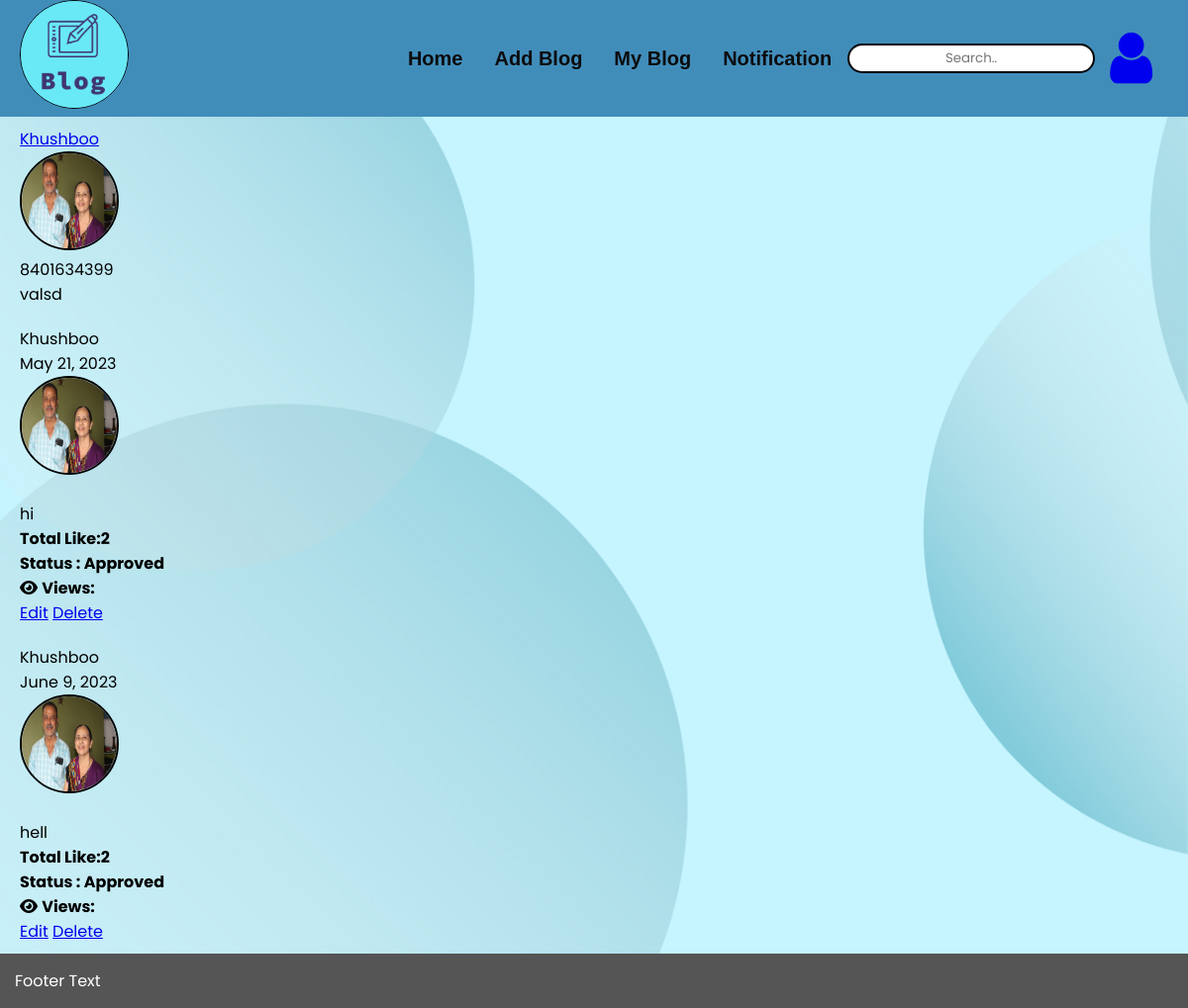
The app's page /userApp/user_blog/ (signed in), older data.
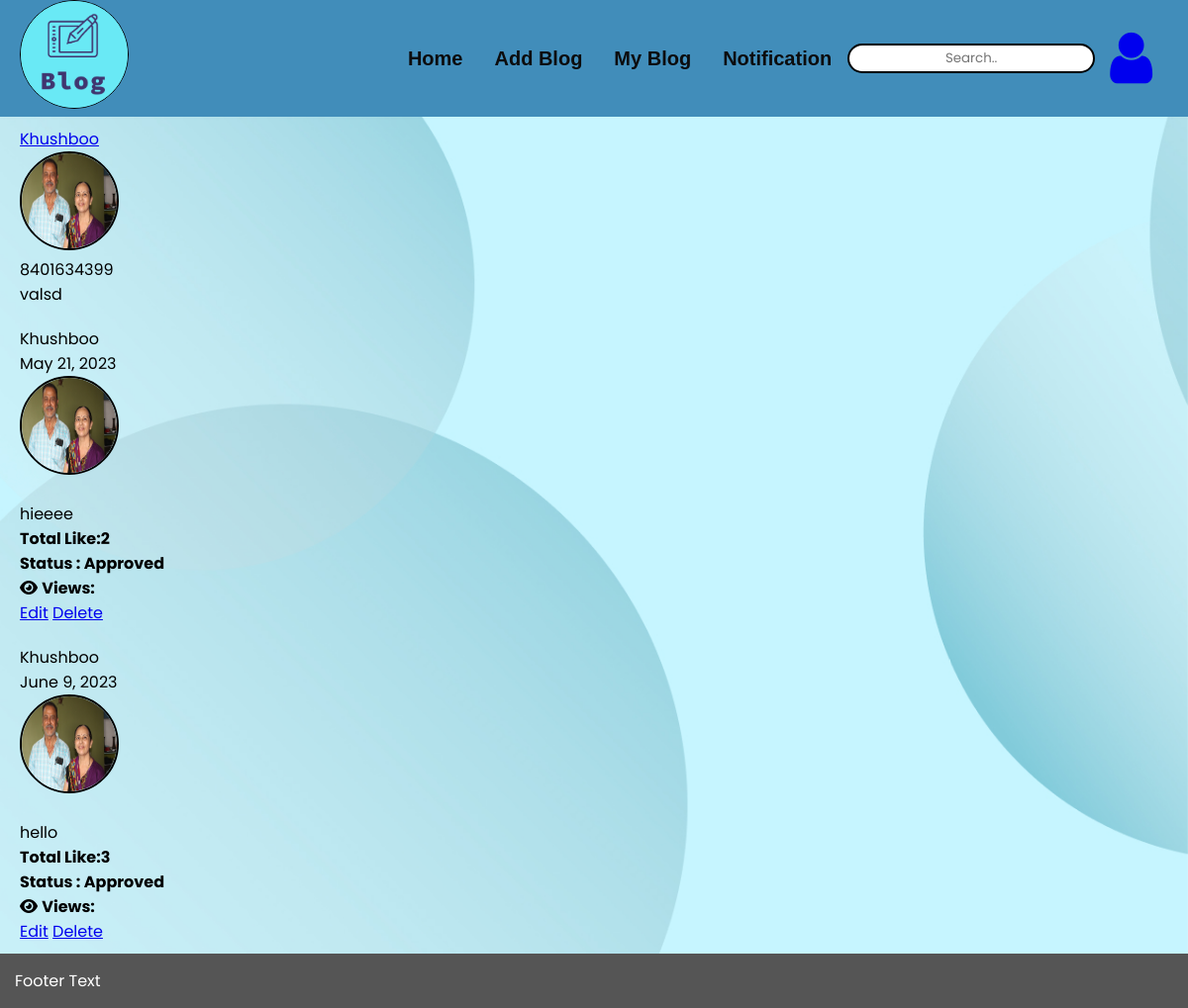
The same page, newer data.
### blogmanageApp/models.py (models this page shows, shortened)
@python_2_unicode_compatible
class Post(models.Model):
    title = models.CharField(max_length= 200)
    title_tag = models.CharField(max_length= 200)
    author = models.ForeignKey(User, on_delete = models.CASCADE)
    tag = models.ManyToManyField(Tag)
    body = RichTextField(blank = True, null = True)
    post_date = models.DateField(auto_now_add= True)
    Category = models.ForeignKey(Category, on_delete = models.CASCADE)
    like = models.ManyToManyField(User,related_name= 'likes')
    status = models.BooleanField( default = False , null = True)
    hit_count_generic = GenericRelation(HitCount, object_id_field='object_pk',related_query_name='hit_count_generic_relation')

### accountApp/models.py (models this page shows, shortened)
class Profile(models.Model):
    user = models.OneToOneField(User,on_delete = models.CASCADE)
    mobileno = models.CharField(max_length= 11)
    avatar = models.ImageField(upload_to = 'avatars/')
    location = models.CharField(max_length = 200)
    birth_date = models.DateField(null= True)
    bio = models.TextField(max_length = 500, blank=True)

### userApp/views.py (the view)
# urls.py: path('user_blog/',views.userblog_view, name = 'user_blog'),
@login_required(login_url= 'login')
def userblog_view(request):
    id = request.session['id']
    post = Post.objects.filter(author = id)
    return render(request,'userApp/user_blog.html',{'post': post})

### userApp/templates/userApp/user_blog.html (shortened to what this page needs)
{% extends 'userApp/base.html' %}
{% load hitcount_tags %}
{% block content %}
<div class="container text-center">
  <div class="row">
    <div class="col-sm-3 well">
      <div class="">
        <p><a href="{% url 'update' %}">{{ user.first_name }}</a></p>
        <img src="../media/{{ user.profile.avatar }} " class="img-circle" height="65" width="65" alt="{{ user.first_name }}">
      </div>
      <p>{{ user.profile.mobileno }}</p>
      <p>{{ user.profile.location }}</a></p>
    </div>
    <div class="col-sm-7">
      {% for post in post  %}
      <div class="row" id ="blogdetail{{post.id}}">
        <div class="col-sm-3">
          <div class="well">
           <p>{{ post.author.first_name }} </p>
           <p>{{ post.post_date}}</p>
           <img src="../media/{{ post.author.profile.avatar }}" class="img-circle" height="55" width="55" alt="Avatar">
          </div>
        </div>
        <div class="col-sm-9">
          <div class="well text-left">
            <p>{{ post.title}}</p>
          <span><b>Total Like:{{ post.like.count   }}</b></span></p>
          {% if post.status == False %}
          <span><b>Status : Pending....</b></span>
          {% else %}
          <span><b>Status : Approved</b></span>
          {% endif %}
          <p>    <i class="fas fa-eye"></i>
            <b>Views: {% get_hit_count for post %} </b></p>
        <a class="btn btn-success" href="{% url 'update_blog' post.id  %}" >Edit</a>
        <a href="#" class="delete btn btn-success" id=deletebtn{{post.id}} data={{post.id}}> Delete</a>
          </div>
        </div>
      </div>
    {% endfor %}
    </div>
  </div>
</div>
{% endblock %}

Row changes from the older to the newer data that the page shows:
changed Post id 2: title "hi" → "hieeee"
changed Post: title "hell" → "hello"; like.count "2" → "3"
